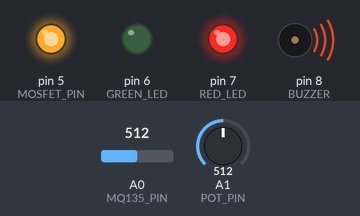
Recording of a sketch running on a simulated Arduino Uno, built with avr-gcc and run on an emulated ATmega328P. Parts: output pins drawn as LEDs (lit = HIGH), buzzer (waves = sounding, pin HIGH). The inputs (shaded band) are chosen by the test bench; at power-on: A0 (MQ135_PIN) = 512, A1 (POT_PIN) = 512. What the sketch prints to the serial monitor is not drawn.

Above: at 1.2 s.
1.3 s: A0 (MQ135_PIN) set to 415
4.3 s: A0 (MQ135_PIN) set to 387
At 5.7 s:
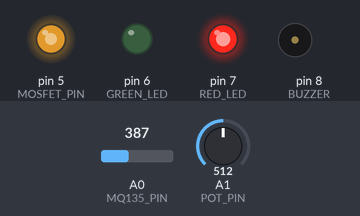
6.0 s: A1 (POT_PIN) set to 1023
At 6.9 s:
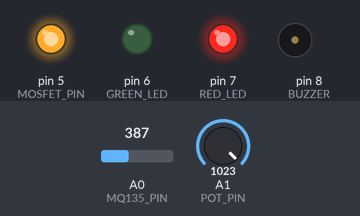
7.5 s: A1 (POT_PIN) set to 0
At 8.2 s:
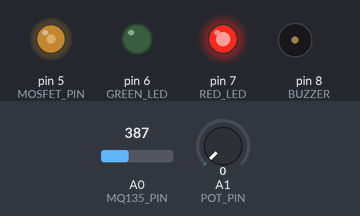
9.1 s: A0 (MQ135_PIN) set to 217
10.6 s: A0 (MQ135_PIN) set to 184
At 11.0 s:
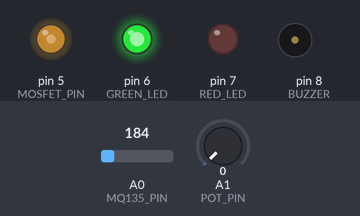
Timing chart, 0 to 13.2 s (numbered marks = the images above; inputs shaded):
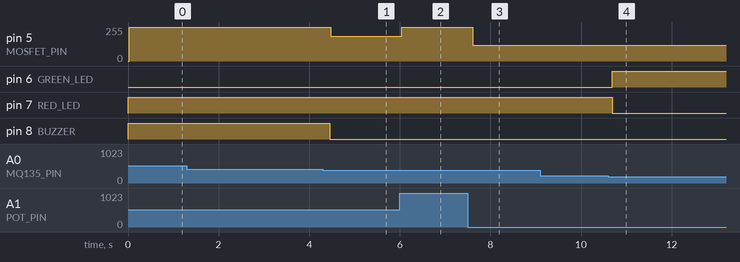

Measured:
- the behaviour switches between 400 and 399 on A0 (MQ135_PIN) (found by bisection; images 0 and 1)
- the behaviour switches between 200 and 199 on A0 (MQ135_PIN) (found by bisection; images 3 and 4)
- after the input at 1.3 s, every drawn part: stays the same
- after the input at 4.3 s, pin 5 (MOSFET_PIN): 255/255 → 187/255 after 0.17 s; pin 8 (BUZZER): HIGH → LOW after 0.15 s
- after the input at 6.0 s, pin 5 (MOSFET_PIN): 187/255 → 255/255 at once
- after the input at 7.5 s, pin 5 (MOSFET_PIN): 255/255 → 120/255 after 0.11 s
- after the input at 9.1 s, every drawn part: stays the same
- after the input at 10.6 s, pin 6 (GREEN_LED): LOW → HIGH after 0.09 s; pin 7 (RED_LED): HIGH → LOW after 0.09 s

The sketch:

aerisense_smoke.ino
```cpp
#define MQ135_PIN A0
#define POT_PIN A1

#define MOSFET_PIN 5
#define GREEN_LED 6
#define RED_LED 7
#define BUZZER 8

const int FAN_MIN = 120;
const int FAN_MAX = 255;

void setup() {
  Serial.begin(9600);

  pinMode(MOSFET_PIN, OUTPUT);
  pinMode(GREEN_LED, OUTPUT);
  pinMode(RED_LED, OUTPUT);
  pinMode(BUZZER, OUTPUT);
}

void loop() {
  int gasValue = analogRead(MQ135_PIN);
  int potValue = analogRead(POT_PIN);

  // Map potentiometer to fan speed
  int potSpeed = map(potValue, 0, 1023, FAN_MIN, FAN_MAX);
  int fanSpeed = potSpeed; // default fan speed

  Serial.print("Gas Level: "); Serial.println(gasValue);

  if (gasValue < 200) {
    // GOOD air
    digitalWrite(GREEN_LED, HIGH);
    digitalWrite(RED_LED, LOW);
    digitalWrite(BUZZER, LOW);

    Serial.println("Air Quality: GOOD 😊");
    Serial.println("Threshold: <200 (Clean Air)");
  }
  else if (gasValue >= 200 && gasValue < 400) {
    // WARNING air
    digitalWrite(GREEN_LED, LOW);
    digitalWrite(RED_LED, HIGH);
    digitalWrite(BUZZER, LOW);

    Serial.println("Air Quality: WARNING ⚠️");
    Serial.println("Threshold: 200–399 (Smoke / Polluted Air)");
  }
  else if (gasValue >= 400 && gasValue < 700) {
    // DANGEROUS
    digitalWrite(GREEN_LED, LOW);
    digitalWrite(RED_LED, HIGH);
    digitalWrite(BUZZER, HIGH);

    // Fan spikes but still allows gradual control with potentiometer
    fanSpeed = constrain(fanSpeed + 100, FAN_MIN, FAN_MAX);

    Serial.println("Air Quality: DANGEROUS 🚨");
    Serial.println("Threshold: 400–699 (Heavy Smoke / Bad Air)");
  }
  else {
    // VERY DANGEROUS
    digitalWrite(GREEN_LED, LOW);
    digitalWrite(RED_LED, HIGH);
    digitalWrite(BUZZER, HIGH);

    fanSpeed = FAN_MAX; // maximum fan speed

    Serial.println("Air Quality: VERY DANGEROUS ☠️");
    Serial.println("Threshold: >=700 (Extremely Bad Air)");
  }

  analogWrite(MOSFET_PIN, fanSpeed);

  Serial.print("Pot Value: "); Serial.print(potValue);
  Serial.print(" | Fan Speed: "); Serial.println(fanSpeed);

  delay(200);
}
```
